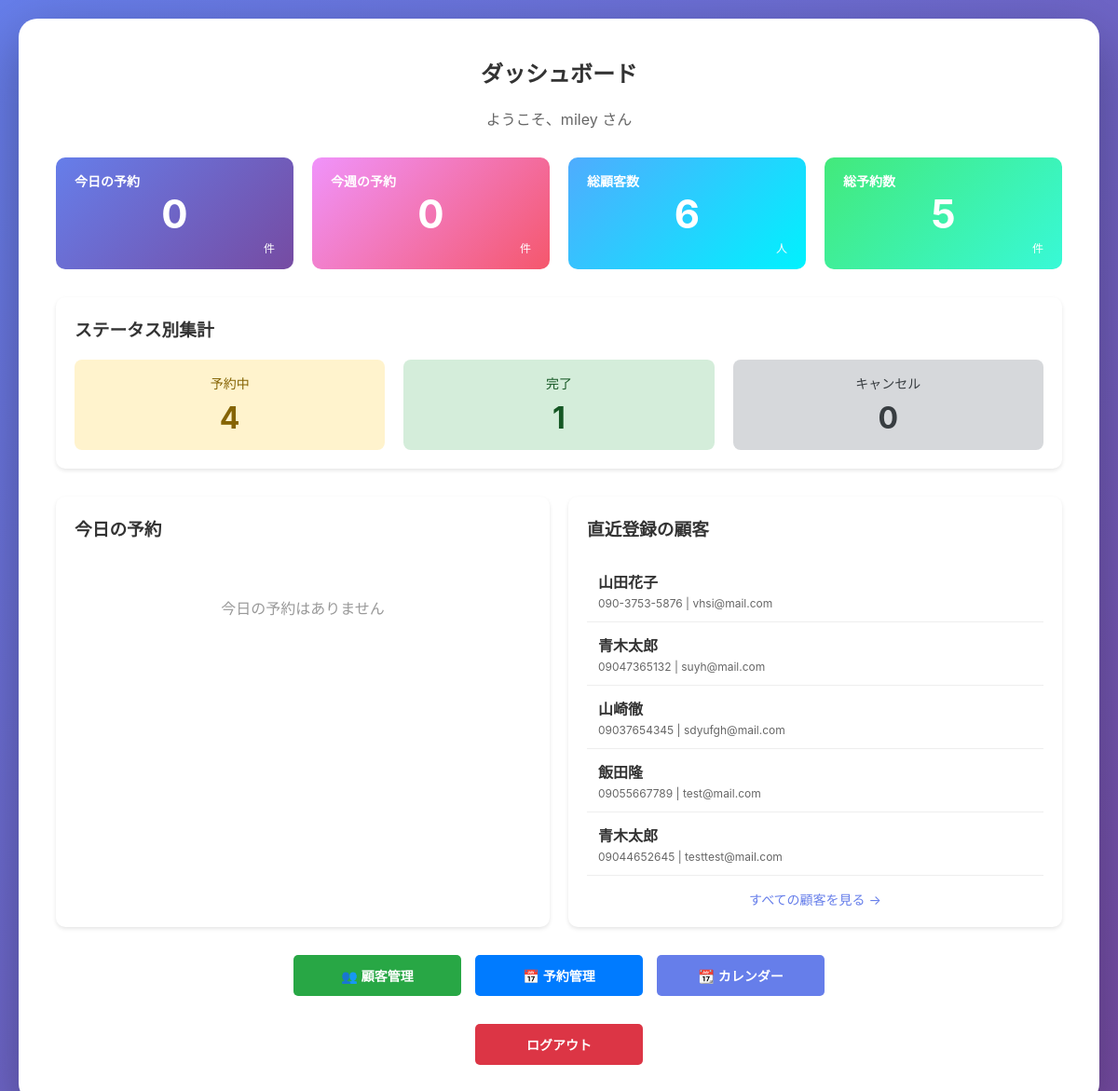
The app's page /admin-home/ (signed in), older data.
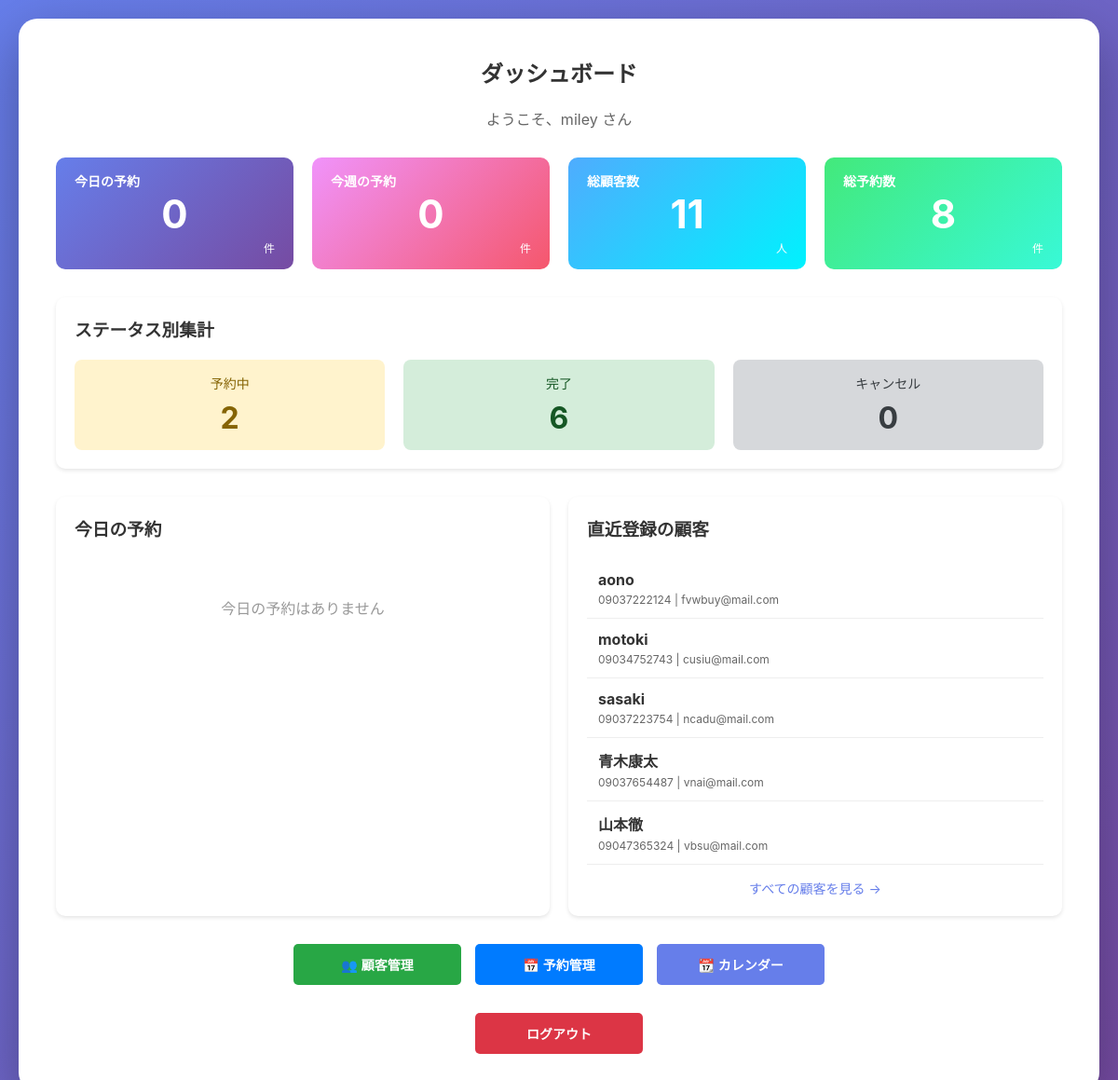
The same page, newer data.
### main/models.py (models this page shows, shortened)
class Customer(models.Model):
    phone_regex = RegexValidator(
        regex=r'^0\d{1,4}-?\d{1,4}-?\d{3,4}$',
        message="正しい電話番号形式で入力してください。（例: 090-1234-5678、03-1234-5678、0120-123-456）"
    )
    name = models.CharField(max_length=100, verbose_name="顧客名")
    phone_number = models.CharField(
        max_length=20,
        verbose_name="電話番号",
        validators=[phone_regex]
    )
    email = models.EmailField(unique=True, verbose_name="メールアドレス")  # 追加
    memo = models.TextField(blank=True, verbose_name="メモ")
    last_visit_date = models.DateField(null=True, blank=True, verbose_name="最終来店日")
    created_at = models.DateTimeField(auto_now_add=True, verbose_name="登録日時")
    updated_at = models.DateTimeField(auto_now=True, verbose_name="更新日時")
    class Meta:
        verbose_name = "顧客"
        verbose_name_plural = "顧客"

### main/views.py (the view)
# urls.py: 2. Add a URL to urlpatterns:  path('', views.home, name='home')
@login_required(login_url='login')
def home(request):
    from datetime import date, timedelta
    from django.db.models import Count
    today = date.today()
    today_reservations_count = Reservation.objects.filter(
        reservation_date=today,
        status='pending'
    ).count()
    start_of_week = today - timedelta(days=today.weekday())
    end_of_week = start_of_week + timedelta(days=6)
    week_reservations_count = Reservation.objects.filter(
        reservation_date__range=[start_of_week, end_of_week],
        status='pending'
    ).count()
    status_counts = Reservation.objects.values('status').annotate(count=Count('status'))
    pending_count = 0
    completed_count = 0
    cancelled_count = 0
    for item in status_counts:
        if item['status'] == 'pending':
            pending_count = item['count']
        elif item['status'] == 'completed':
            completed_count = item['count']
        elif item['status'] == 'cancelled':
            cancelled_count = item['count']
    today_reservations = Reservation.objects.filter(
        reservation_date=today
    ).order_by('reservation_time')[:5]
    recent_customers = Customer.objects.order_by('-created_at')[:5]
    total_customers = Customer.objects.count()
    total_reservations = Reservation.objects.count()
    context = {
        'today_reservations_count': today_reservations_count,
        'week_reservations_count': week_reservations_count,
        'pending_count': pending_count,
        'completed_count': completed_count,
        'cancelled_count': cancelled_count,
        'today_reservations': today_reservations,
        'recent_customers': recent_customers,
        'total_customers': total_customers,
        'total_reservations': total_reservations,
    }
    return render(request, 'main/home.html', context)

### main/templates/main/home.html (shortened to what the changed rows need)
{% extends 'main/base.html' %}
{% block content %}
<h2 style="text-align: center;">ダッシュボード</h2>
<div style="display: grid; grid-template-columns: repeat(4, 1fr); gap: 20px; margin-bottom: 30px;">
    <div style="background: linear-gradient(135deg, #4facfe 0%, #00f2fe 100%); padding: 20px; border-radius: 10px; color: white; position: relative; min-height: 120px;">
        <div style="font-size: 14px; font-weight: bold; position: absolute; top: 15px; left: 20px;">総顧客数</div>
        <div style="font-size: 42px; font-weight: bold; position: absolute; top: 50%; left: 50%; transform: translate(-50%, -50%);">{{ total_customers }}</div>
        <div style="font-size: 12px; position: absolute; bottom: 15px; right: 20px;">人</div>
    </div>
    <div style="background: linear-gradient(135deg, #43e97b 0%, #38f9d7 100%); padding: 20px; border-radius: 10px; color: white; position: relative; min-height: 120px;">
        <div style="font-size: 14px; font-weight: bold; position: absolute; top: 15px; left: 20px;">総予約数</div>
        <div style="font-size: 42px; font-weight: bold; position: absolute; top: 50%; left: 50%; transform: translate(-50%, -50%);">{{ total_reservations }}</div>
        <div style="font-size: 12px; position: absolute; bottom: 15px; right: 20px;">件</div>
    </div>
</div>
<div style="background: white; padding: 20px; border-radius: 10px; margin-bottom: 30px; box-shadow: 0 2px 4px rgba(0,0,0,0.1);">
    <div style="display: grid; grid-template-columns: repeat(3, 1fr); gap: 20px;">
        <div style="text-align: center; padding: 15px; background: #fff3cd; border-radius: 8px;">
            <div style="font-size: 14px; color: #856404; margin-bottom: 8px;">予約中</div>
            <div style="font-size: 32px; font-weight: bold; color: #856404;">{{ pending_count }}</div>
        </div>
        <div style="text-align: center; padding: 15px; background: #d4edda; border-radius: 8px;">
            <div style="font-size: 14px; color: #155724; margin-bottom: 8px;">完了</div>
            <div style="font-size: 32px; font-weight: bold; color: #155724;">{{ completed_count }}</div>
        </div>
    </div>
</div>
<div style="display: grid; grid-template-columns: 1fr 1fr; gap: 20px; margin-bottom: 30px;">
    <div style="background: white; padding: 20px; border-radius: 10px; box-shadow: 0 2px 4px rgba(0,0,0,0.1);">
        {% if recent_customers %}
        <div style="overflow-x: auto;">
            {% for customer in recent_customers %}
            <div style="padding: 12px; border-bottom: 1px solid #eee;">
                <div style="font-weight: bold; color: #333;">{{ customer.name }}</div>
                <div style="font-size: 12px; color: #666; margin-top: 4px;">
                    {{ customer.phone_number }} | {{ customer.email }}
                </div>
            </div>
            {% endfor %}
        </div>
        {% else %}
        <p style="text-align: center; color: #999; padding: 40px 0;">顧客が登録されていません</p>
        {% endif %}
    </div>
</div>
{% endblock %}

Row changes from the older to the newer data that the page shows:
no longer on this page (row edited): Customer: name "山田花子", phone_number "090-3753-5876", email "vhsi@mail.com"
no longer on this page (row unchanged): Customer: name "青木太郎", phone_number "09047365132", email "suyh@mail.com"
no longer on this page (row edited): Customer: name "山崎徹", phone_number "09037654345", email "sdyufgh@mail.com"
no longer on this page (row unchanged): Customer: name "飯田隆", phone_number "09055667789", email "test@mail.com"
no longer on this page (row edited): Customer: name "青木太郎", phone_number "09044652645", email "testtest@mail.com"
added Customer: name "aono", phone_number "09037222124", email "fvwbuy@mail.com"
added Customer: name "motoki", phone_number "09034752743", email "cusiu@mail.com"
added Customer: name "sasaki", phone_number "09037223754", email "ncadu@mail.com"
added Customer: name "青木康太", phone_number "09037654487", email "vnai@mail.com"
added Customer: name "山本徹", phone_number "09047365324", email "vbsu@mail.com"
Text that changed along with them:
{{ total_customers }}: "6" → "11"
{{ total_reservations }}: "5" → "8"
{{ pending_count }}: "4" → "2"
{{ completed_count }}: "1" → "6"
